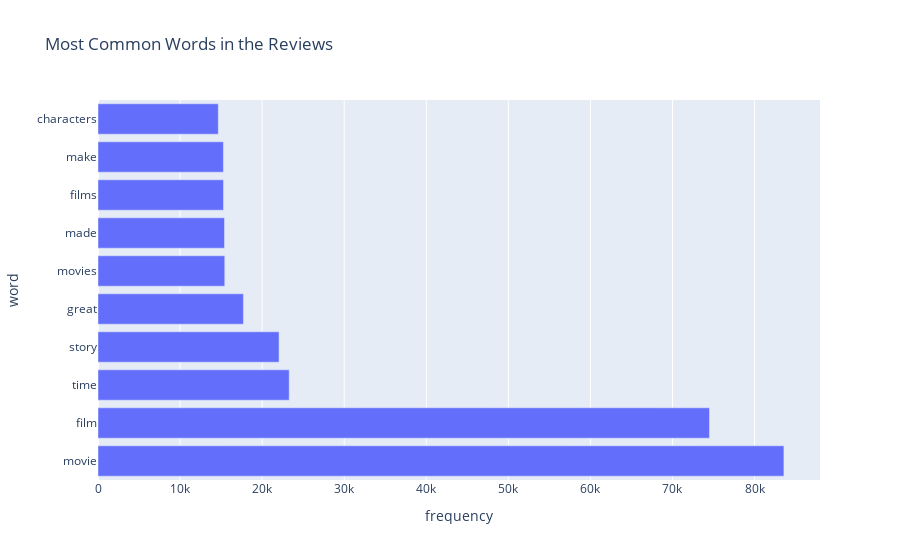

The cell this chart's notebook holds for it:
### Code cell
# print plot the most common words:
fig = px.bar(temp_most_common_df, x='frequency', y='word', title='Most Common Words in the Reviews')
fig.show()

### Figure 1 — Plotly figure (JSON) as saved in the notebook; plotly's stock layout.template omitted (floating-point values rounded to 4 significant figures)
{"data": [{"alignmentgroup": "True", "hovertemplate": "frequency=%{x}<br>word=%{y}<extra></extra>", "legendgroup": "", "marker": {"color": "#636efa", "pattern": {"shape": ""}}, "name": "", "offsetgroup": "", "orientation": "h", "showlegend": false, "textposition": "auto", "x": [83575, 74510, 23298, 22062, 17723, 15447, 15414, 15294, 15284, 14657], "xaxis": "x", "y": ["movie", "film", "time", "story", "great", "movies", "made", "films", "make", "characters"], "yaxis": "y", "type": "bar"}], "layout": {"xaxis": {"anchor": "y", "domain": [0.0, 1.0], "title": {"text": "frequency"}}, "yaxis": {"anchor": "x", "domain": [0.0, 1.0], "title": {"text": "word"}}, "legend": {"tracegroupgap": 0}, "title": {"text": "Most Common Words in the Reviews"}, "barmode": "relative"}}
